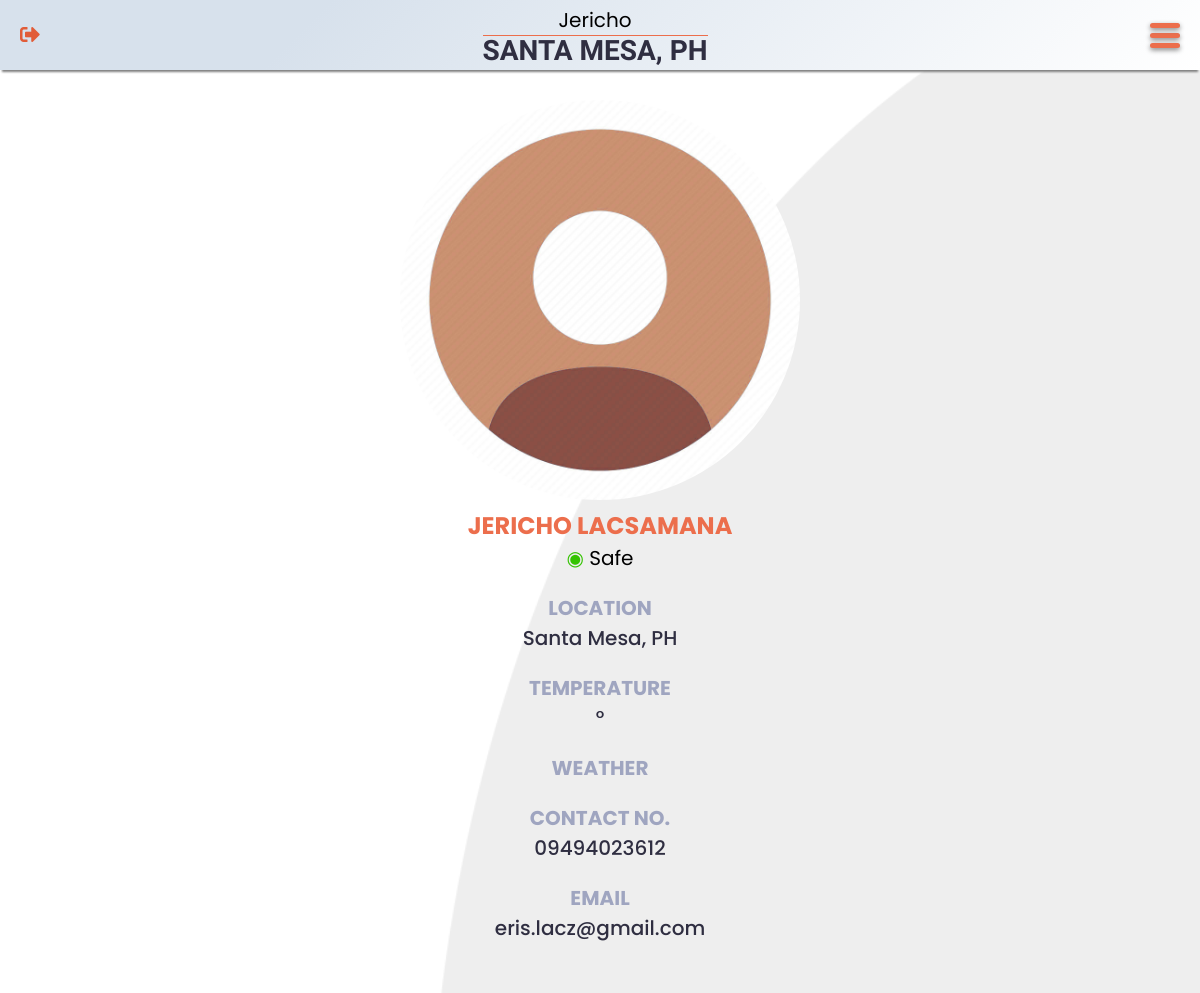
The page /friend.php?friend-id=10 (signed in) on the database as committed earlier.
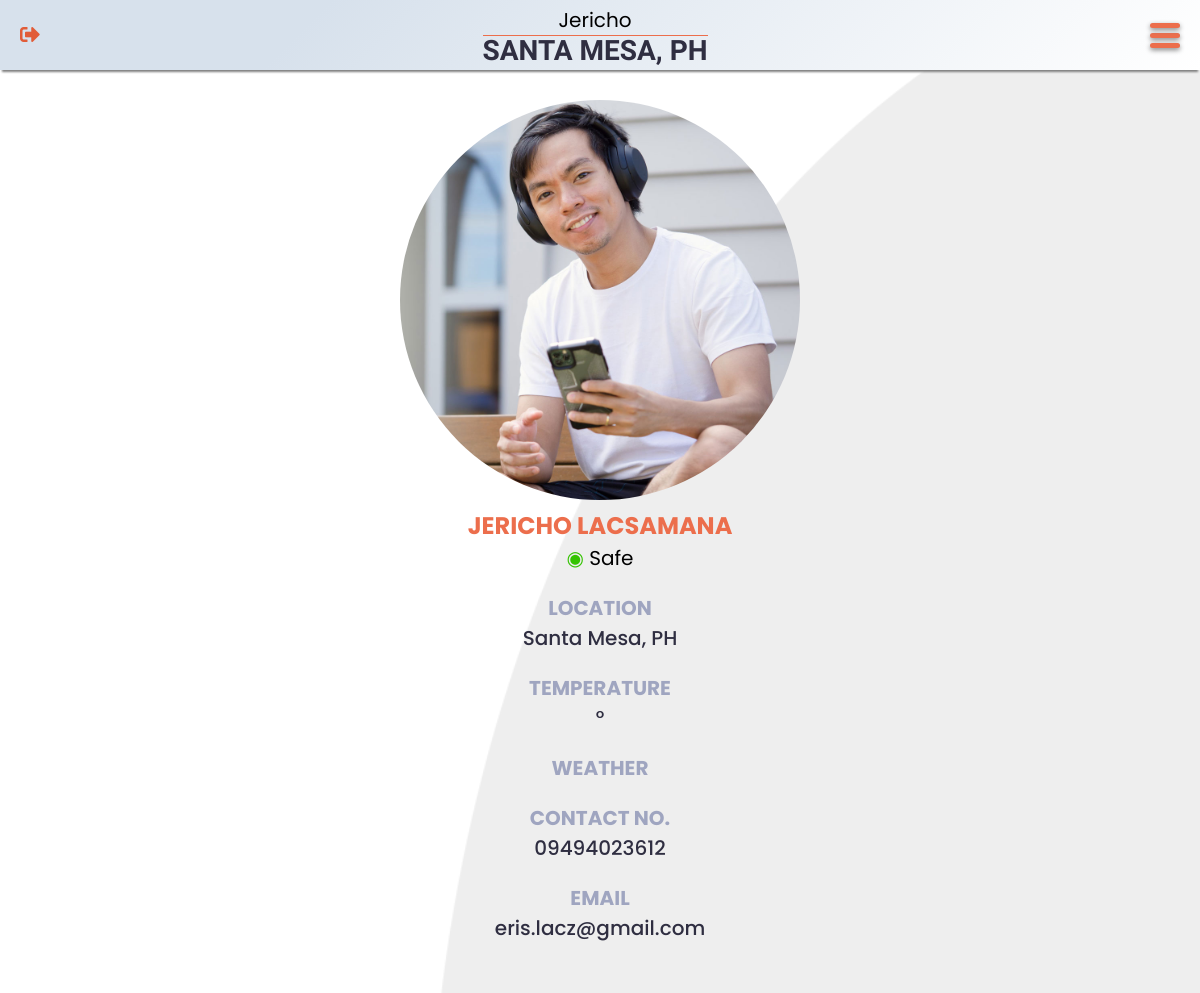
The same page on the database as committed later.
### tables this page shows
CREATE TABLE `user` (
	`user_id` INT UNSIGNED AUTO_INCREMENT PRIMARY KEY,
	`fname` VARCHAR(50) NOT NULL,
	`lname` VARCHAR(50) NOT NULL,
	`contact_no` CHAR(13) NOT NULL,
	`location` VARCHAR(50) NOT NULL,
	`email` VARCHAR(100) NOT NULL UNIQUE,
	`password` VARCHAR(255) NOT NULL,
	`profile_picture` CHAR(12) DEFAULT 'default.jpg' NOT NULL ,
	`status` ENUM('Safe', 'Moderately Affected', 'Severely Affected') DEFAULT 'Safe' NOT NULL
);

### src/header.php (called while the page is built, shortened)
<?php
	if (isset($_SESSION["account-verified"])) {
		$user_id = $_SESSION["account-verified"];
		require_once "lib/database-handler.php";
		require_once "models/User.php";
		$user = new User();
		$account = $user->getUser($user_id);
		$fname = $account->fname;
		$location = $account->location;
		$icon = "out";
	}
	else {
		$user_id = $location = "";
		$fname = "wwü";
		$icon = "in";
		$logInLogOut = "login.html";
	}
?>

### lib/database-handler.php (called while the page is built, shortened)
<?php
class Database {
	private $host = DB_HOST;
	private $dbname = DB_NAME;
	private $charset = DB_CHARSET;
	private $user = DB_USER;
	private $password = DB_PASSWORD;
	private $dbh;
	private $stmt;
	public function __construct() {
		$dsn = "mysql:host=".$this->host.";charset=".$this->charset.";dbname=".$this->dbname;
		$options = array (
			PDO::ATTR_PERSISTENT => true,
			PDO::ATTR_ERRMODE => PDO::ERRMODE_EXCEPTION,
			PDO::ATTR_ORACLE_NULLS => PDO::NULL_NATURAL
		);
		try {
			$this->dbh = new PDO($dsn, $this->user, $this->password, $options);
		}
		catch (PDOException $e) {
			$this->error = $e->getMessage()." in ".$e->getFile()." on line ".$e->getLine();
			$this->terminate();
		}
	}
	public function query($query) {
		$this->stmt = $this->dbh->prepare($query);
	}
	public function bind($param, $value, $type = null) {
		if (is_null($type)) {
			switch (true) {
				default:
					$type = PDO::PARAM_STR;
			}
		}
		$this->stmt->bindValue($param, $value, $type);
	}
	public function execute($message = "", $redirect = "") {
		try {
			return $this->stmt->execute();
		}
		catch (PDOException $e) {
			$this->logFile = "../src/log.txt";
			$this->error = $e->getMessage()." in ".$e->getFile()." on line ".$e->getLine();
			$this->logError();
		}
		finally {
			if ($redirect !== "") {
				$this->confirmQuery($message, $redirect);
			}
		}
	}
	public function resultRecord() {
		$this->execute();
		return $this->stmt->fetch(PDO::FETCH_OBJ);
	}
	public function __destruct() {
		$this->dbh = null;
	}
}

### models/User.php (called while the page is built, shortened)
<?php
class User {
	protected $db;
	public function __construct() {
		$this->db = new Database();
	}
	public function getUser($id) {
		$this->db->query("SELECT * FROM `user` WHERE `user_id` = ?");
		$this->db->bind(1, $id);
		return $this->db->resultRecord();
	}
}

### friend.php (the view, shortened to what this page needs)
<?php
	require_once "src/header.php";
	if (isset($_GET["friend-id"])) {
		$friend_id = $_GET["friend-id"];
		require_once "lib/database-handler.php";
		require_once "models/User.php";
		$user = new User();
		$f = $user->getUser($friend_id);
	}
	else {
		echo "<script>alert('Sorry, something went wrong!');</script>";
		echo "<script>window.location.href = 'friends.php'</script>";
	}
?>
<!DOCTYPE html>
<html lang="en">
<head>
	<link rel="stylesheet" type="text/css" href="css/all.min.css" />
	<link rel="stylesheet" type="text/css" href="css/general.css" />
	<link rel="stylesheet" type="text/css" href="css/outer-navigation-menu.css" />
	<link rel="stylesheet" type="text/css" href="css/weather-status.css" />
	<link rel="stylesheet" type="text/css" href="css/friend.css" />
</head>
<body>
	<header>
		<a href="login.html" class="fas fa-sign-<?php echo $icon; ?>-alt"></a>
		<div class="data">
			<p id="fname" data-user-id="<?php echo $user_id; ?>"><?php echo $fname; ?></p>
			<p id="location"><?php echo $location; ?></p>
		</div>
		<label for="check-menu" class="menu-button"><div class="menu-lines"></div></label>
	</header>
	<main>
		<section id="friend">
			<img src="img/profile-pictures/<?php echo $f->profile_picture; ?>" alt="Profile Picture" />
			<h2><?php echo $f->fname." ".$f->lname; ?></h2>
			<div>
				<span class="status <?php echo str_replace(" ", "-", strtolower($f->status)); ?>">&#9673;</span>
				<?php echo $f->status; ?>
			</div>
			<div id="friend-data">
				<div class="item">
					<div class="label">Location</div>
					<div id="friend-location" class="value"><?php echo $f->location; ?></div>
				</div>
				<div class="item">
					<div class="label">Temperature</div>
					<div id="temperature" class="value"><span class="value"></span>&#176; <span class="unit"></span></div>
				</div>
				<div class="item">
					<div class="label">Weather</div>
				</div>
				<div class="item">
					<div class="label">Contact No.</div>
					<div class="value"><a href="tel:<?php echo $f->contact_no; ?>"><?php echo $f->contact_no; ?></a></div>
				</div>
				<div class="item">
					<div class="label">Email</div>
					<div class="value"><a href="mailto:<?php echo $f->email; ?>"><?php echo $f->email; ?></a></div>
				</div>
			</div>
		</section>
	</main>
</body>
</html>

Rows that differ between the two databases and show on the page:
changed user "SANTA MESA, PH": profile_picture: picture added in place of a placeholder
